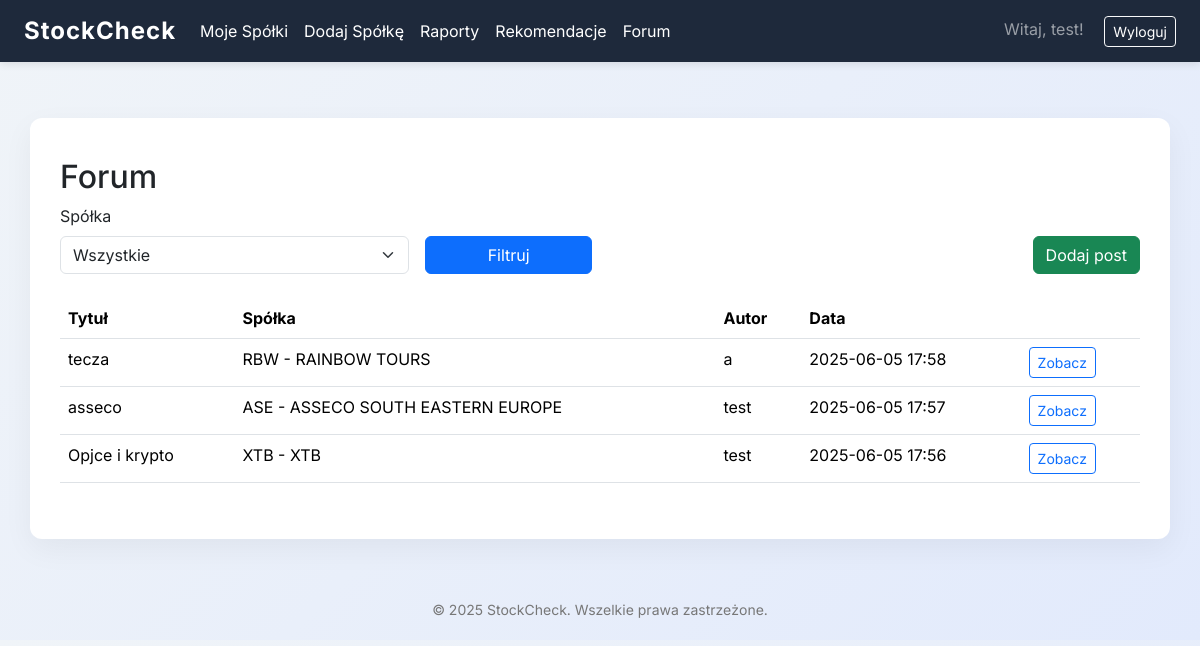
The page /forum (signed in) on the database its author committed.
### myproject/models.py (models this page shows, shortened)
class User(UserMixin, db.Model):
    __tablename__ = 'users'
    id = db.Column(db.Integer, primary_key=True)
    email = db.Column(db.String(64), unique=True, index=True)
    username = db.Column(db.String(64), unique=True, index=True)
    password_hash = db.Column(db.String(128))
    companies = db.relationship('UserCompany', backref='owner', lazy=True)

class Post(db.Model):
    id = db.Column(db.Integer, primary_key=True)
    user_id = db.Column(db.Integer, db.ForeignKey('users.id'), nullable=False)
    company_id = db.Column(db.Integer, db.ForeignKey('company.id'), nullable=False)
    title = db.Column(db.String(200), nullable=False)
    content = db.Column(db.Text, nullable=False)
    created_at = db.Column(db.DateTime, default=datetime.utcnow)
    user = db.relationship('User', backref=db.backref('posts', lazy=True))
    company = db.relationship('Company', backref=db.backref('posts', lazy=True))

class Company(db.Model):
    id = db.Column(db.Integer, primary_key=True)
    ticker = db.Column(db.String(10), unique=True, nullable=False)
    name = db.Column(db.String(100), nullable=False)
    industry_id = db.Column(db.Integer, db.ForeignKey('industry.id'))
    market = db.Column(db.String(100), nullable=True)
    industry = db.relationship('Industry', backref=db.backref('companies', lazy=True))
    indices = db.relationship('Index', secondary=company_index, backref=db.backref('companies', lazy='dynamic'))

### app.py (the view)
@app.route('/forum')
@login_required
def forum():
    companies = Company.query.order_by(Company.ticker).all()
    selected_company = request.args.get('company')
    query = Post.query.order_by(Post.created_at.desc())
    if selected_company:
        query = query.filter(Post.company_id == int(selected_company))
    posts = query.all()
    return render_template('forum.html', posts=posts, companies=companies, selected_company=selected_company)

### app.py (called while the page is built)
@login_manager.user_loader
def load_user(user_id):
    return User.query.get(int(user_id))

### myproject/templates/forum.html (shortened to what this page needs)
{% extends 'base.html' %}
{% block content %}
<h2>Forum</h2>
<form method="get" class="row g-3 mb-4">
    <div class="col-md-4">
        <label for="company" class="form-label">Spółka</label>
        <select name="company" id="company" class="form-select">
            <option value="">Wszystkie</option>
        </select>
    </div>
    <div class="col-md-2 align-self-end">
        <button type="submit" class="btn btn-primary w-100">Filtruj</button>
    </div>
    <div class="col-md-6 align-self-end text-end">
        <a href="{{ url_for('add_post') }}" class="btn btn-success">Dodaj post</a>
    </div>
</form>
<table class="table">
    <thead>
        <tr>
            <th>Tytuł</th>
            <th>Spółka</th>
            <th>Autor</th>
            <th>Data</th>
            <th></th>
        </tr>
    </thead>
    <tbody>
    {% for post in posts %}
        <tr>
            <td>{{ post.title }}</td>
            <td>{{ post.company.ticker }} - {{ post.company.name }}</td>
            <td>{{ post.user.username }}</td>
            <td>{{ post.created_at.strftime('%Y-%m-%d %H:%M') }}</td>
            <td><a href="{{ url_for('post_detail', post_id=post.id) }}" class="btn btn-sm btn-outline-primary">Zobacz</a></td>
        </tr>
    {% endfor %}
    </tbody>
</table>
{% endblock %}

### myproject/templates/base.html (shortened to what this page needs)
<!DOCTYPE html>
<html lang="pl">
<head>
    <link href="https://cdn.jsdelivr.net/npm/bootstrap@5.3.3/dist/css/bootstrap.min.css" rel="stylesheet">
    <link href="https://cdnjs.cloudflare.com/ajax/libs/font-awesome/6.0.0/css/all.min.css" rel="stylesheet">
</head>
<body>
    <nav class="navbar navbar-expand-lg fixed-top navbar-dark">
        <div class="container-fluid px-4">
            <a class="navbar-brand" href="{{ url_for('list_companies') if current_user.is_authenticated else url_for('index') }}">StockCheck</a>
            <div class="collapse navbar-collapse" id="navbarNav">
                <ul class="navbar-nav me-auto">
                    {% if current_user.is_authenticated %}
                        <li class="nav-item">
                            <a class="nav-link" href="{{ url_for('list_companies') }}">Moje Spółki</a>
                        </li>
                        <li class="nav-item">
                            <a class="nav-link" href="{{ url_for('add_company') }}">Dodaj Spółkę</a>
                        </li>
                        <li class="nav-item">
                            <a class="nav-link" href="{{ url_for('all_reports') }}">Raporty</a>
                        </li>
                        <li class="nav-item">
                            <a class="nav-link" href="{{ url_for('all_recommendations') }}">Rekomendacje</a>
                        </li>
                        <li class="nav-item">
                            <a class="nav-link" href="{{ url_for('forum') }}">Forum</a>
                        </li>
                    {% endif %}
                </ul>
                <div class="ms-auto">
                    {% if current_user.is_authenticated %}
                        <span class="navbar-text me-3">Witaj, {{ current_user.username }}!</span>
                        <a class="btn btn-outline-light btn-sm" href="{{ url_for('logout') }}">Wyloguj</a>
                    {% else %}
                        <a class="btn btn-outline-light btn-sm me-2" href="{{ url_for('login') }}">Zaloguj</a>
                        <a class="btn btn-light btn-sm" href="{{ url_for('register') }}">Zarejestruj</a>
                    {% endif %}
                </div>
            </div>
        </div>
    </nav>
    <div class="container my-5">
        {% block content %}{% endblock %}
    </div>
    <footer>
        &copy; 2025 StockCheck. Wszelkie prawa zastrzeżone.
    </footer>
</body>
</html>

### myproject/templates/base.html (style rules this page uses)
body { font-family: 'Inter', sans-serif; background: linear-gradient(135deg, #f0f4f8, #e2eafc); margin: 0; padding-top: 70px; }
.navbar { background-color: #1e293b; box-shadow: 0 2px 8px rgba(0,0,0,0.1); }
.navbar-brand { font-weight: 700; font-size: 24px; letter-spacing: 1px; }
.navbar a { color: #ffffff !important; }
.container { background: #ffffff; padding: 40px 30px; border-radius: 12px; box-shadow: 0 10px 30px rgba(0,0,0,0.05); animation: fadeIn 0.7s ease; }
footer { margin-top: 60px; text-align: center; color: #777; font-size: 14px; padding-bottom: 20px; }

### rows shown on the page
User: username "test"
Post: title "tecza", company.ticker "RBW", company.name "RAINBOW TOURS", user.username "a", created_at "2025-06-05 17:58"
Post: title "asseco", company.ticker "ASE", company.name "ASSECO SOUTH EASTERN EUROPE", user.username "test", created_at "2025-06-05 17:57"
Post: title "Opjce i krypto", company.ticker "XTB", company.name "XTB", user.username "test", created_at "2025-06-05 17:56"
